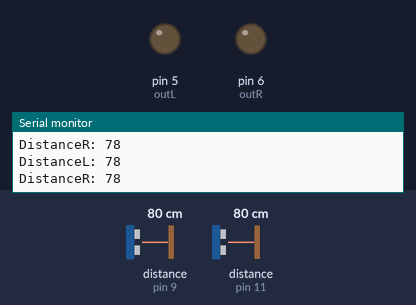
Simulated run of this sketch. Board: Arduino Uno, built with avr-gcc and run on an emulated ATmega328P. On the bench: output pins drawn as LEDs (lit = HIGH), the last lines printed to the serial monitor. Wiring (inferred from the names in the program): 2 × ultrasonic range finder: trigger pin 8, echo pin 9 / trigger pin 10, echo pin 11. Dashed ring = blinking. The inputs (shaded band) are chosen by the test bench; at power-on: distance to the obstacle (sensors on pin 9, pin 11) 80 cm. The echo pulse lasts 58.3 µs per cm; pins used as bus, display or sensor lines are not drawn.

Above: at 1.2 s.
1.3 s: distance to the obstacle (sensor on pin 9) set to 45 cm
2.8 s: distance to the obstacle (sensor on pin 9) set to 37 cm
At 3.35 s:
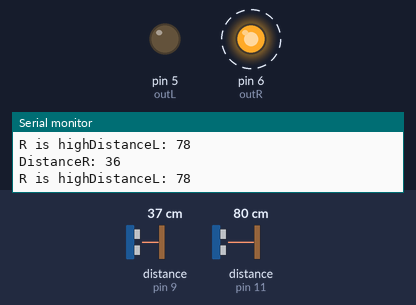
5.8 s: distance to the obstacle (sensor on pin 11) set to 46 cm
8.8 s: distance to the obstacle (sensor on pin 11) set to 38 cm
At 8.95 s:
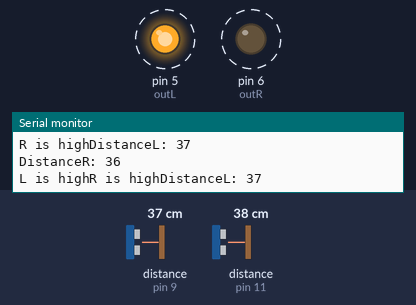
11.8 s: distance to the obstacle (sensor on pin 11) set to 60 cm
At 12.01 s:
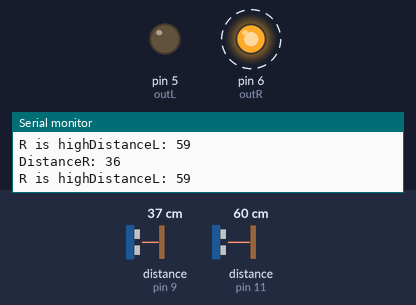
14.8 s: distance to the obstacle (sensor on pin 11) set to 4 cm
At 15.17 s:
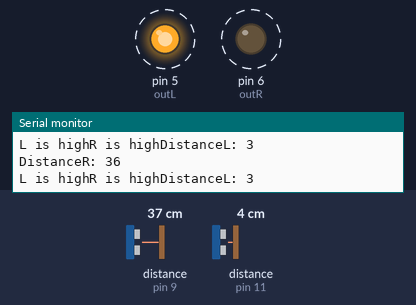
Timing chart, 0 to 18.8 s (numbered marks = the images above; inputs shaded):
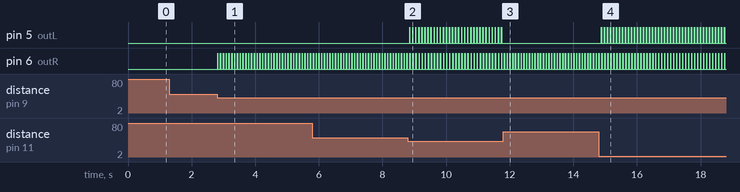

The sketch:

m66tja2.ino
```cpp
/*
* Ultrasonic Sensor HC-SR04 and Arduino Tutorial
*
* by Dejan Nedelkovski,
* www.HowToMechatronics.com
*
*/

const int trigPinL = 10;
const int trigPinR = 8;
const int echoPinL = 11;
const int echoPinR = 9;
const int outL = 5;
const int outR = 6;
long durationR;
long durationL;
int distanceL;
int distanceR;
void setup() {
pinMode(trigPinL, OUTPUT);
pinMode(trigPinR, OUTPUT);
pinMode(outL, OUTPUT);
pinMode(outR, OUTPUT);
pinMode(echoPinL, INPUT);
pinMode(echoPinR, INPUT);
Serial.begin(9600);

}
void loop() {
  sensorL();
  sensorR();
  distance();
}

void sensorL(){
// TRIGGER L
  digitalWrite(trigPinL, LOW);
  delayMicroseconds(2);
  digitalWrite(trigPinL, HIGH);
  delayMicroseconds(10);
  digitalWrite(trigPinL, LOW);
  durationL = pulseIn(echoPinL, HIGH);
  distanceL = durationL*0.034/2;

  delay(10);
  }
// TRIGGER R
void sensorR(){
  digitalWrite(trigPinR, LOW);
  delayMicroseconds(2);
  digitalWrite(trigPinR, HIGH);
  delayMicroseconds(10);
  digitalWrite(trigPinR, LOW);
  durationR = pulseIn(echoPinR, HIGH);
  distanceR = durationR*0.034/2;
  delay(10);
}
void distance(){
  Serial.print("DistanceL: ");
  Serial.println(distanceL);
  Serial.print("DistanceR: ");
  Serial.println(distanceR);
  if (distanceL <= 40) {
    //digitalWrite(outL, LOW);
    //delayMicroseconds(2);
    digitalWrite(outL, HIGH);
    Serial.print("L is high");
    delayMicroseconds(10000);
    digitalWrite(outL, LOW);
  };
  if (distanceR <= 40) {
    //digitalWrite(outR, LOW);
    //delayMicroseconds(2);
    digitalWrite(outR, HIGH);
    Serial.print("R is high");
    delayMicroseconds(10000);
    digitalWrite(outR, LOW);
  };
  delayMicroseconds(10);
//  digitalWrite(outR, LOW);
//  digitalWrite(outL, LOW);
  delay(50);
}
```

Measured:
- the behaviour switches between 42 and 41 cm on distance to the obstacle (sensor on pin 9) (found by bisection; images 0 and 1)
- the behaviour switches between 42 and 41 cm on distance to the obstacle (sensor on pin 11) (found by bisection; images 1 and 2)
- after the input at 2.8 s, pin 6 (outR): alternates HIGH for 0.01 s and LOW for 0.08 s, starting at once
- after the input at 8.8 s, pin 5 (outL): alternates HIGH for 0.01 s and LOW for 0.09 s, starting after 0.05 s
- after the input at 11.8 s, pin 5 (outL): stops changing and stays LOW
- after the input at 14.8 s, pin 5 (outL): alternates HIGH for 0.01 s and LOW for 0.08 s, starting after 0.08 s
